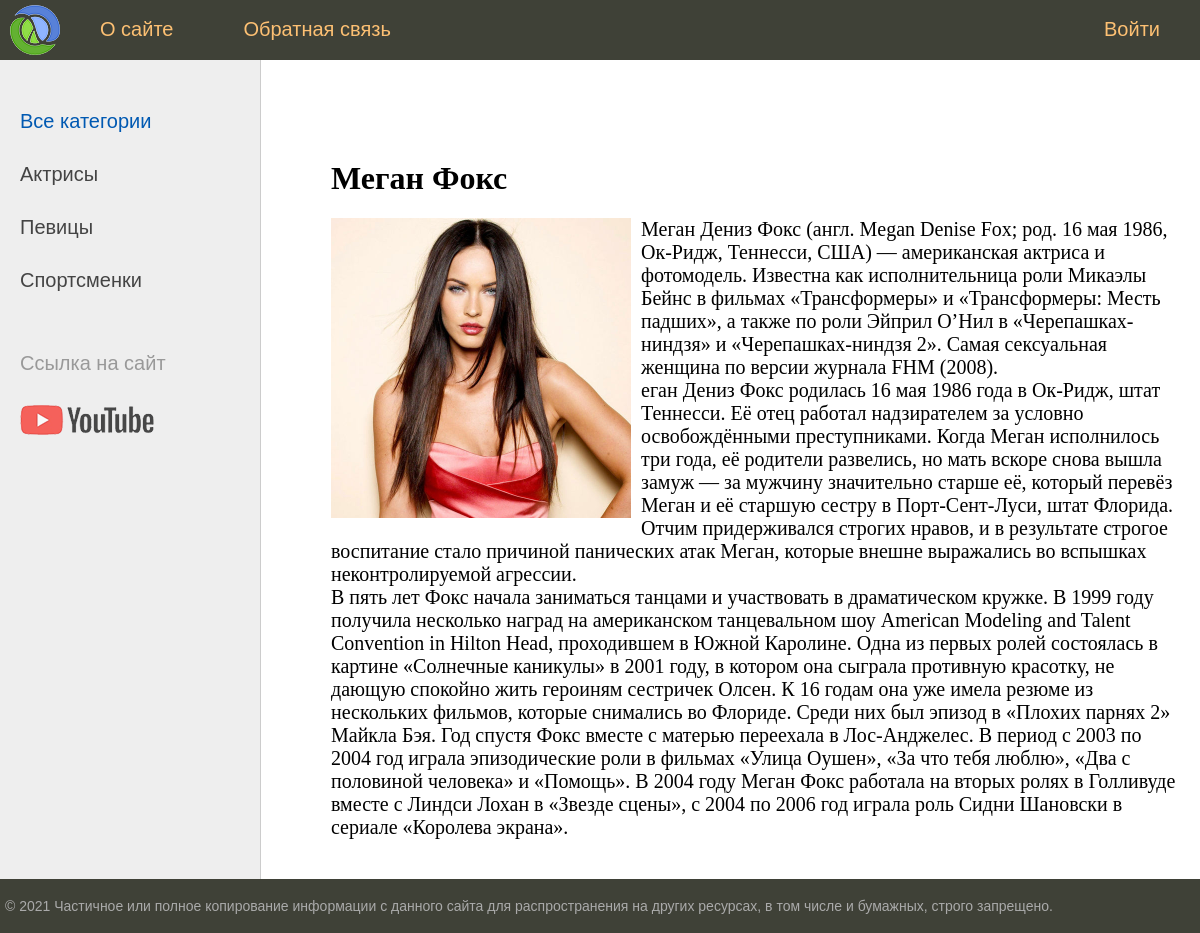
The page /Megan-Fox/ on the database its author committed.
### women/models.py (models this page shows, shortened)
class Category(models.Model):
    name = models.CharField(max_length=100, db_index=True, verbose_name="Категория")
    slug = models.SlugField(max_length=255, unique=True, db_index=True, verbose_name="URL")
    def get_absolute_url(self):
        return reverse('category', kwargs={'cat_slug': self.slug})
    class Meta:
        verbose_name = 'Категорию'
        verbose_name_plural = 'Категории'
        ordering = ['id']

class Women(models.Model):
    title = models.CharField(max_length=255, verbose_name="Заголовок")
    slug = models.SlugField(max_length=255, unique=True, db_index=True, verbose_name="URL")
    content = models.TextField(blank=True, verbose_name="Текст статьи")                                    #  blank=True поле может оставаться пустым
    photo = models.ImageField(upload_to="photos/%Y/%m/%d/", verbose_name="Фото")                           #  подкаталог photos/%Y/%m/%d/ текущий год/месяц/день
    time_create = models.DateTimeField(auto_now_add=True, verbose_name="Время создания")                   #  auto_now_add=True примет текущее время в момент записи и его не поменяет
    time_update = models.DateTimeField(auto_now=True, verbose_name="Время изменения")                      #  auto_now=True примет текущее время в момент записи и его поменяет в случае редактирования
    is_published = models.BooleanField(default=True, verbose_name="Публикация")                            #  default=True при добавлении новой записи то данное поле по умол. примет True
    cat = models.ForeignKey('Category', on_delete=models.PROTECT, verbose_name="Категория")                # 'Category' имя класса в кавычках поскольку class Category идет после class Women
    def __str__(self):
        return self.title
    class Meta:
        verbose_name = 'Известные женщины'
        verbose_name_plural = 'Известные женщины'
        ordering = ['-time_create', 'title']                                                                #  Сортировка по времени в admin django

### women/views.py (the view)
# urls.py: path('<slug:post_slug>/', ShowPost.as_view(), name='post'),
class ShowPost(DataMixin, DetailView):
    model = Women
    template_name = 'women/post.html'
    slug_url_kwarg = 'post_slug'                  #  Using variable post_slug from urls.py
    context_object_name = 'post'                  #  Указать переменную 'post'
    def get_context_data(self, *, object_list=None, **kwargs):
        context = super().get_context_data(**kwargs)
        c_def = self.get_user_context(title=context['post'])
        return dict(list(context.items()) + list(c_def.items()))

### women/utils.py (called while the page is built)
    def get_user_context(self, **kwargs):                       #  Создает контекст для шаблона  f.e template_name --> 'women/index.html'
        context = kwargs                                        #  Формирование списка категорий
        cats = Category.objects.annotate(Count('women'))        #  Не отображать рубрику(и) в которых отсутствует запись статья
        user_menu = menu.copy()                                 #  Создает копию словаря 'menu' с сохраняем ее в переменной 'user_menu'
        if not self.request.user.is_authenticated:
            user_menu.pop(1)
        context['menu'] = user_menu                             #  Передает ссылку на 'menu'
        context['cats'] = cats                                  #  Прописывает контекст для рубрик
        if 'cat_selected' not in context:
            context['cat_selected'] = 0
        return context

### women/templates/women/post.html
{% extends 'women/base.html' %}
{% block content %}
<h1>{{post.title}}</h1>
{% if post.photo %}
<p><img class="img-article-left" src="{{post.photo.url}}"></p>
{% endif %}
{{post.content|linebreaks}}
{% endblock %}

### women/templates/women/base.html (shortened to what this page needs)
{% load static %}
{% load women_tags %}
<!DOCTYPE html>
<html>
<head>
    <link type="text/css" href="{% static 'women/css/styles.css' %}" rel="stylesheet" />
</head>
<body>
    <table class="table-page" border=0 cellpadding="0" cellspacing="0">
        <tr>
            <td valign=top>
                {% block mainmenu %}
                <div class="header">
                    <ul id="mainmenu" class="mainmenu">
                        <li class="logo"><a href="{% url 'home' %}">
                                <div class="logo"></div>
                            </a></li>
                        {% for m in menu %}
                        {% if not forloop.last %}
                        <li><a href="{% url m.url_name %}">{{m.title}}</a></li>
                        {% else %}
                        <li class="last"><a href="{% url m.url_name %}">{{m.title}}</a></li>
                        {% endif %}
                        {% endfor %}
                    </ul>
                </div>
                {% endblock mainmenu %}
                <table class="table-content" border=0 cellpadding="0" cellspacing="0">
                    <tr>
                        <td valign="top" class="left-chapters">
                            <ul id="leftchapters">
                                {% if cat_selected == 0 %}
                                <li class="selected">Все категории</li>
                                {% else %}
                                <li><a href="{% url 'home' %}">Все категории</a></li>
                                {% endif %}
                                {% for c in cats %}
                                {% if c.women__count > 0 %}
                                {% if c.pk == cat_selected %}
                                <li class="selected">{{c.name}}</li>
                                {% else %}
                                <li><a href="{{c.get_absolute_url}}">{{c.name}}</a></li>
                                {% endif %}
                                {% endif %}
                                {% endfor %}
                                <li class="share">
                                    <p>Ссылка на сайт</p>
                                    <a class="share-yt" href="https://www.youtube.com" target="_blank"
                                        rel="nofollow"></a>
                                </li>
                            </ul>
                        </td>
                        <td valign="top" class="content">
                            <div class="content-text">
                                {% block content %}
                                {% endblock %}
                            </div>
                        </td>
                    </tr>
                </table>
            </td>
        </tr>
        <tr>
            <td valign=top>
                <div id="footer">
                    <p>&copy; 2021 Частичное или полное копирование информации с данного сайта для распространения на
                        других ресурсах, в том числе и бумажных, строго запрещено.</p>
                </div>
            </td>
        </tr>
    </table>
</body>
</html>

### women/static/women/css/styles.css (style rules this page uses)
html, body { font-family: 'Arial'; margin: 0; padding: 0; height: 100%; width: 100%; color: #444; }
a { color: #0059b2; text-decoration: none; }
img { max-width: 600px; height: auto; }
img.img-article-left { max-width: 300px; height: auto; float: left; padding: 0 10px 10px 0; }
.table-page { width: 100%; height: 100%; vertical-align: top; }
.table-page tr { height: 100%; }
.header { background: #3F4137; height: 60px; }
.logo { background: url('../images/logo.png') no-repeat 10px 5px; width: 70px; height: 60px; }
ul.mainmenu { list-style: none; margin: 0; padding: 0; height: 60px; color: #fdc073; font-size: 20px; overflow: hidden; }
ul.mainmenu li { float: left; margin: 18px 40px 0 30px; }
ul.mainmenu li.logo { margin: 0; }
ul.mainmenu li.last { float: right; }
ul.mainmenu li a { color: #fdc073; text-decoration: none; }
.table-content { width: 100%; min-height: 100%; height: 100%; }
.left-chapters { margin: 0; background: #eee; border-right: 1px solid #ccc; min-height: 100%; }
.left-chapters ul { width: 230px; min-height: 100%; margin: 0; padding: 20px 10px 10px 20px; list-style: none; font-size: 20px; }
.left-chapters ul li { margin: 30px 0 0 0; color: #999; }
.left-chapters ul li.selected { color: #0059b2; }
.left-chapters ul li a { color: #444; text-decoration: none; }
.left-chapters ul li.share { margin: 60px 0 0 0; }
.left-chapters ul li.share p { margin: 30px 0 30px 0; }
.left-chapters ul li.share a { display: inline-block; width: 40px; height: 40px; margin: 0 20px 0 0; }
.left-chapters ul li.share a.share-yt { width: 100%; height: 30px; background: url('../images/share_yt.png') no-repeat 0 0 }
.content { padding: 40px 20px 20px 40px; width: 100%; box-sizing: border-box; }
.content-text { margin: 60px 0 0 30px; color: #000; font-size: 20px; font-family: Yandex Sans Display Light; }
.content-text h1 { font-size: 32px; }
#footer { box-sizing: border-box; background: #3F4137; padding: 5px; color: #aaa; font-size: 14px; font-family: Verdana, Geneva, Arial, Helvetica; text-align: left; overflow: hidden; }

### rows shown on the page
Category: name "Актрисы"
Category: name "Певицы"
Category: name "Спортсменки"
Women: title "Меган Фокс", photo (picture), content "Меган Дениз Фокс (англ. Megan Denise Fox; род. 16 мая 1986, Ок-Ридж, Теннесси, США) — американская актриса и фотомодель. Известна как исполнительница роли Микаэлы Бейнс в фильмах «Трансформеры» и «Трансформеры: Месть падших», а также по роли Эйприл О’Нил в «Черепашках-ниндзя» и «Черепашках-ниндзя 2». Самая сексуальная женщина по версии журнала FHM (2008). еган Дениз Фокс родилась 16 мая 1986 года в Ок-Ридж, штат Теннесси. Её отец работал надзирателем за условно освобождёнными преступниками. Когда Меган исполнилось три года, её родители развелись, но мать вскоре снова вышла замуж — за мужчину значительно старше её, который перевёз Меган и её старшую сестру в Порт-Сент-Луси, штат Флорида.…"

### other values the page prints
{{ m.title }} "О сайте" "Обратная связь"
{{ m.title }} "Войти"
